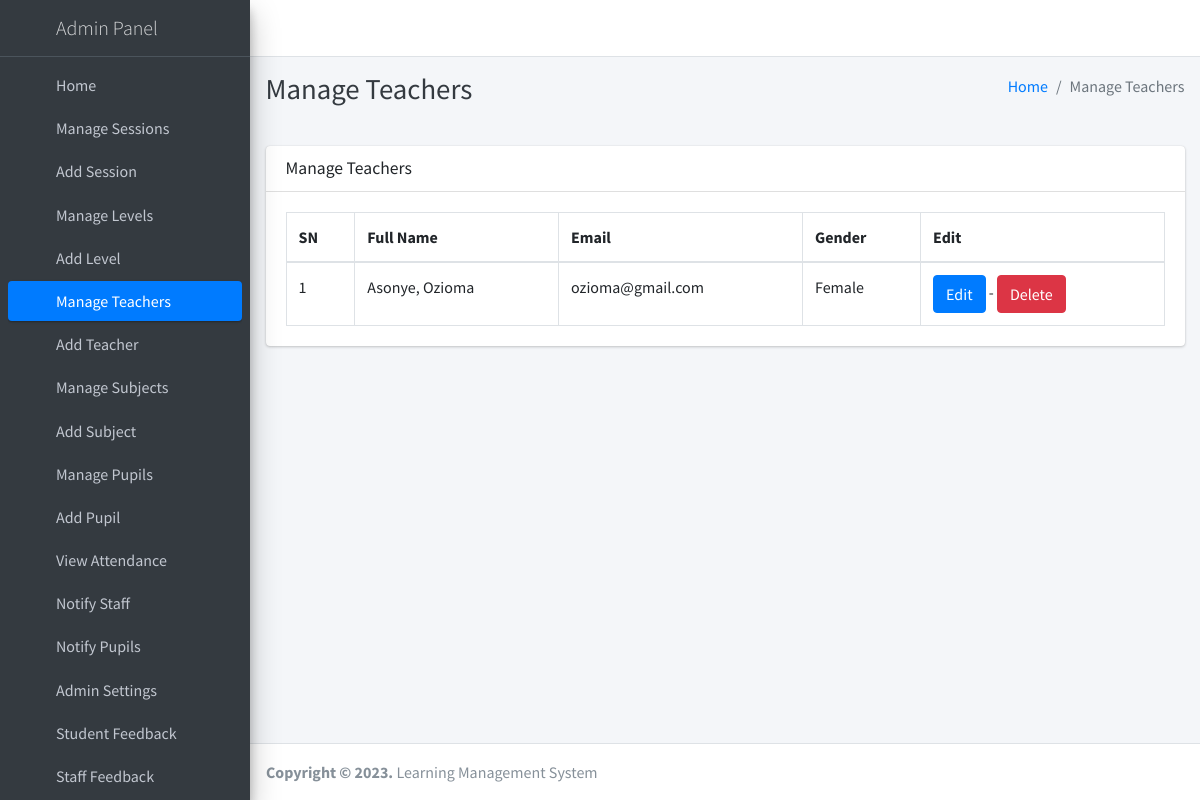
Page /staff/manage/ (signed in) on the committed database.
### main_app/models.py (models this page shows, shortened)
class CustomUser(AbstractUser):
    USER_TYPE = ((1, "HOD"), (2, "Staff"), (3, "Student"))
    GENDER = [("M", "Male"), ("F", "Female")]
    username = None  # Removed username, using email instead
    email = models.EmailField(unique=True)
    user_type = models.CharField(default=1, choices=USER_TYPE, max_length=1)
    gender = models.CharField(max_length=1, choices=GENDER)
    profile_pic = models.ImageField(blank=True, null=True)
    address = models.CharField(max_length=200, blank=True, null=True)
    fcm_token = models.TextField(default="")  # For firebase notifications
    created_at = models.DateTimeField(auto_now_add=True)
    updated_at = models.DateTimeField(auto_now=True)
    USERNAME_FIELD = "email"
    REQUIRED_FIELDS = []
    objects = CustomUserManager()

### main_app/hod_views.py (the view)
# urls.py: path("staff/manage/", hod_views.manage_staff, name='manage_staff'),
def manage_staff(request):
    allStaff = CustomUser.objects.filter(user_type=2)
    context = {
        'allStaff': allStaff,
        'page_title': 'Manage Teachers'
    }
    return render(request, "hod_template/manage_staff.html", context)

### main_app/templates/hod_template/manage_staff.html
{% extends 'main_app/base.html' %}
{% load static %}
{% block page_title %}{{page_title}}{% endblock page_title %}
{% block content %}
<section class="content">
    <div class="container-fluid">
        <div class="row">
            <div class="col-md-12">
                <div class="card">
                    <div class="card-header">
                        <h3 class="card-title">{{page_title}}</h3>
                    </div>
                    <div class="card-body">
                        <table id="example2" class="table table-bordered table-hover">
                            <thead>
                                <tr>
                                    <th>SN</th>
                                    <th>Full Name</th>
                                    <th>Email</th>
                                    <th>Gender</th>
                                    <th>Edit</th>
                                </tr>
                            </thead>
                            <tbody>
                                {% for staff in allStaff %}
                                <tr>
                                    <td>{{ forloop.counter }}</td>
                                    <td>{{staff.last_name}}, {{staff.first_name}}</td>
                                    <td>{{staff.email}}</td>
                                    <td>{{staff.get_gender_display}}</td>
                                    <td>
                                        <a href="{% url 'edit_staff' staff.staff.id %}" class="btn btn-primary">Edit</a> -
                                        <a href="{% url 'delete_staff' staff.staff.id %}" class="btn btn-danger" onclick="return confirm('Are you sure about this ?')">Delete</a>
                                    </td>
                                </tr>
                                {% endfor %}
                            </tbody>
                        </table>
                    </div>
                </div>
            </div>
        </div>
    </div>
</section>
{% endblock content %}

### rows in the picture
CustomUser: last_name "Asonye", first_name "Ozioma", email "ozioma@gmail.com", gender "Female"

### other values in the picture
{{ page_title }} "Manage Teachers"
